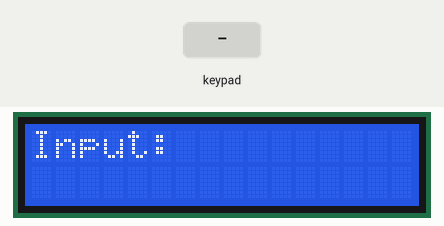
Recording of a sketch running on a simulated Arduino Uno, built with avr-gcc and run on an emulated ATmega328P. Parts: 16×2 character LCD. The test bench sets the inputs (shaded band).

Above: at 3.3 s.
3.4 s: keypad keys 9 8 7 6 # pressed 0.4 s apart
At 5.5 s:
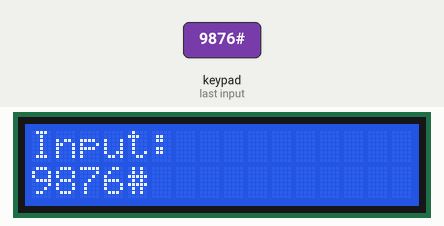
6.9 s: key 'A' pressed
At 8.1 s:
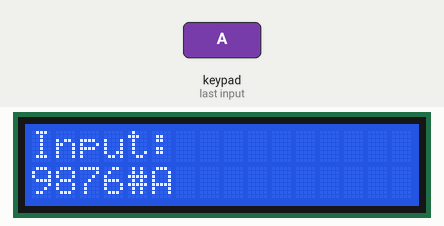
8.4 s: key 'B' pressed
At 9.3 s:
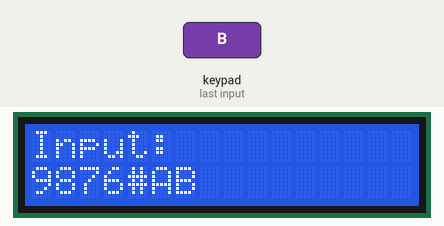
9.9 s: keypad keys 9 8 7 6 A pressed 0.4 s apart
At 11.8 s:
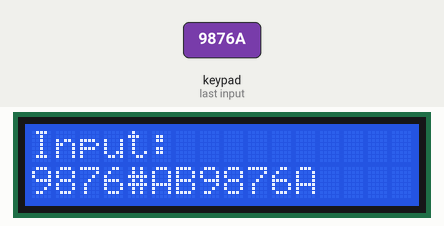
13.4 s: key 'C' pressed
At 14.4 s:
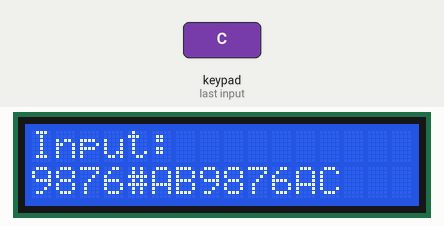
14.9 s: keypad keys 9 8 7 6 D pressed 0.4 s apart
At 17.9 s:
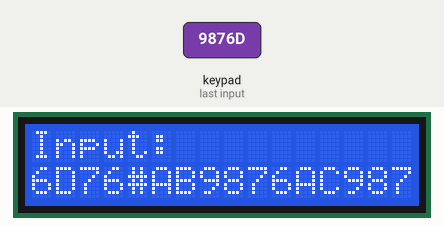
Timing chart, 0 to 19.4 s (numbered marks = the images above; inputs shaded):
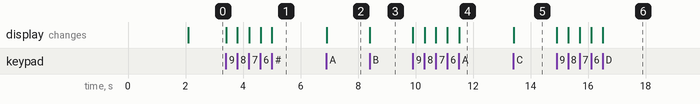

The sketch:

keypad_4x4_+_LCD_16x2_li_copy.ino
```cpp
#include <Wire.h>
#include <LiquidCrystal_I2C.h>
#include <Keypad.h>
//keypad 4x4 to LCD 16x2
// กำหนดขนาด Keypad (4 แถว 4 คอลัมน์)
const byte ROWS = 4;
const byte COLS = 4;

// แผนผังปุ่มกดของ Keypad 4x4
char keys[ROWS][COLS] = {
  {'1', '2', '3', 'A'},
  {'4', '5', '6', 'B'},
  {'7', '8', '9', 'C'},
  {'*', '0', '#', 'D'}
};

// กำหนด พิน Digital บน Arduino ที่ต่อกับ Keypad
byte rowPins[ROWS] = {9, 8, 7, 6}; // แถว 1-4
byte colPins[COLS] = {5, 4, 3, 2}; // คอลัมน์ 1-4

// สร้างออบเจกต์สำหรับใช้งาน Keypad
Keypad keypad = Keypad(makeKeymap(keys), rowPins, colPins, ROWS, COLS);

// กำหนด Address I2C ของจอ LCD และขนาด 16x2
LiquidCrystal_I2C lcd(0x27, 16, 2);

int cursorCol = 0; // ตำแหน่งคอลัมน์ตัวอักษรบนหน้าจอ LCD

void setup() {
  // เริ่มต้นการทำงานของจอ LCD
  lcd.init();
  lcd.backlight();

  // แสดงข้อความต้อนรับ
  lcd.setCursor(0, 0);
  lcd.print("Keypad to LCD");
  lcd.setCursor(0, 1);
  lcd.print("Press any key...");

  delay(2000);

  // ล้างหน้าจอเพื่อเตรียมรับค่า
  lcd.clear();
  lcd.setCursor(0, 0);
  lcd.print("Input:");
}

void loop() {
  // อ่านค่าปุ่มที่ถูกกด
  char key = keypad.getKey();

  if (key) {
    // หากกดปุ่ม '*' จะเป็นการสั่ง Clear ล้างบรรทัดล่าง
    if (key == '*') {
      lcd.setCursor(0, 1);
      lcd.print("                "); // ลบข้อความแถวที่ 2
      cursorCol = 0;
    }
    else {
      // แสดงค่าปุ่มกดที่บรรทัดด้านล่าง (บรรทัดที่ 1)
      lcd.setCursor(cursorCol, 1);
      lcd.print(key);

      cursorCol++;

      // ถ้ากดครบ 16 ตัวอักษร ให้รีเซ็ตกลับไปเริ่มคอลัมน์แรกใหม่
      if (cursorCol >= 16) {
        cursorCol = 0;
      }
    }
  }
}
```

Measured:
- after the input at 3.4 s, the display: first changes at once (image 1 shows a later state)
- after the input at 6.9 s, the display: changes at once (image 2)
- after the input at 8.4 s, the display: changes at once (image 3)
- after the input at 9.9 s, the display: first changes at once (image 4 shows a later state)
- after the input at 13.4 s, the display: changes at once (image 5)
- after the input at 14.9 s, the display: first changes at once (image 6 shows a later state)
